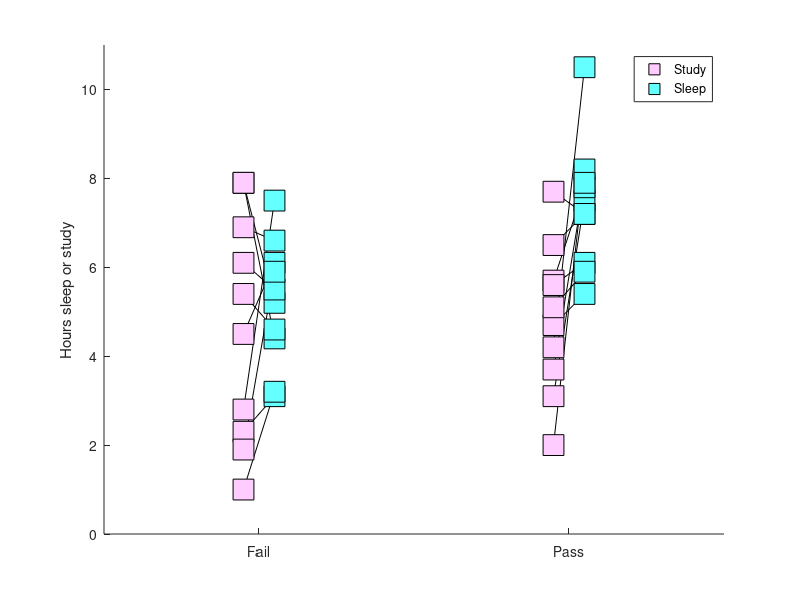
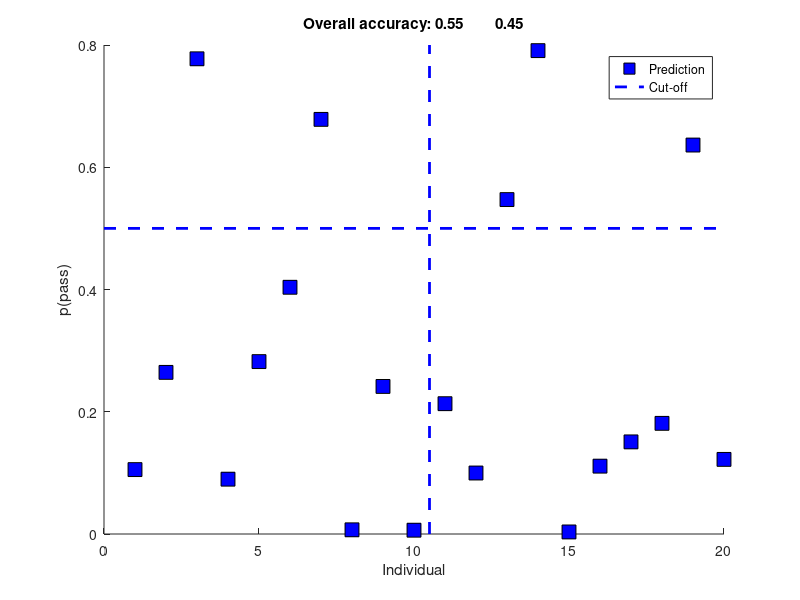

Source code (MATLAB) for these figures, in order:
%%
%   COURSE: Master statistics and machine learning: intuition, math, code										
%      URL: udemy.com/course/statsml_x/?couponCode=202006 
% 
%  SECTION: Regression
%    VIDEO: Logistic regression
% 
%  TEACHER: Mike X Cohen, sincxpress.com
%

%%

% a clear MATLAB workspace is a clear mental workspace
close all; clear; clc
pkg load statistics % load Octave stats package

%% generate the data

% columns are: exam (pass/fail), study hours, sleep hours
data = [
    0	7.9	4.4
    0	7.9	5.2
    0	2.8	7.5
    0	5.4	4.6
    0	6.1	5.5
    0	4.5	6.1
    0	6.9	6.6
    0	2.3	3.1
    0	1.9	5.9
    0	1	3.2
    1	3.1	7.5
    1	5.7	7.8
    1	5.6	6.1
    1	4.7	5.4
    1	4.2	10.5
    1	2	8.2
    1	7.7	7.2
    1	6.5	7.2
    1	5.1	5.9
    1	3.7	7.9 ];

% show the data
figure(1), clf, hold on
plot([data(:,1)-.05 data(:,1)+.05]',data(:,2:3)','k','HandleVisibility','off')
plot(data(:,1)-.05,data(:,2),'ks','markerfacecolor',[255 204 255]/255,'markersize',15)
plot(data(:,1)+.05,data(:,3),'ks','markerfacecolor',[100 255 255]/255,'markersize',15)

set(gca,'xtick',[0 1],'xlim',[-.5 1.5],'ylim',[0 11],'xticklabel',{'Fail';'Pass'})
ylabel('Hours sleep or study')
legend({'Study';'Sleep'})

%% now run the logistic regression

[intercept,betas,~,~,~,predvals] = logistic_regression(data(:,1),data(:,2:3),1);

%% compute the model prediction accuracy
%%% IMPORTANT NOTE: Octave outputs the predicted *accuracy for each label*, not the prediction for label=1

% convert to accuracy
aveacc = mean(predvals>.5);


%% plotting

figure(2), clf, hold on

plot(1:10,1-predvals(1:10),'ks','markerfacecolor','b','markersize',10)
plot(11:20,predvals(11:20),'ks','markerfacecolor','b','markersize',10,'HandleVisibility','off')
plot(get(gca,'xlim'),[1 1]*.5,'--','color','b','linewidth',2)
plot([1 1]*10.5,get(gca,'ylim'),'--','color','b','linewidth',2)

xlabel('Individual'), ylabel('p(pass)')
title([ 'Overall accuracy: ' num2str(aveacc) ])
legend({'Prediction';'Cut-off'})

%% done.
